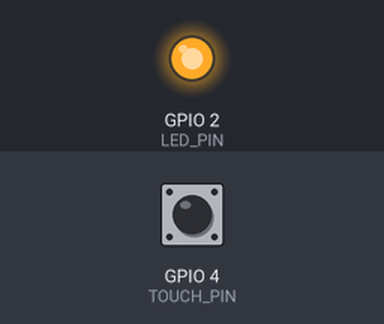
Recording of a sketch running on a simulated ESP32. Shown: output pins drawn as LEDs (lit = HIGH). The test bench sets the inputs (shaded band); at power-on: GPIO 4 (TOUCH_PIN) HIGH. What the sketch prints to the serial monitor is not drawn.

Above: at 0.1 s.
Timing chart, 0 to 1.6 s (numbered marks = the images above):
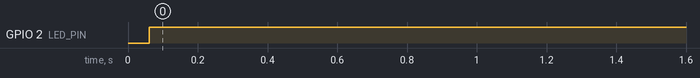

The sketch:

ex04.ino
```cpp
// 引脚定义
#define LED_PIN     2       // LED输出引脚
#define TOUCH_PIN   T0      // 触摸通道0，对应GPIO4

// 状态变量
bool ledState = false;      // LED自锁状态
bool lastTouch = false;     // 上一轮触摸状态
unsigned long debounceTime = 0; // 防抖计时
const unsigned long debounceDelay = 50; // 防抖间隔50ms
const int touchThreshold = 600; // 触摸阈值，数值越小越灵敏

void setup() {
  Serial.begin(115200);
  pinMode(LED_PIN, OUTPUT);
  digitalWrite(LED_PIN, ledState); // 初始LED熄灭
}

void loop() {
  // 读取触摸原始值
  int touchVal = touchRead(TOUCH_PIN);
  bool currentTouch = (touchVal < touchThreshold); // 低于阈值判定为触摸

  unsigned long now = millis();
  // 防抖判断：距离上次状态变化超过防抖延时才更新状态
  if (now - debounceTime > debounceDelay) {
    // 边缘检测：上一次未触摸，当前触摸 → 单次按下触发
    if (currentTouch == true && lastTouch == false) {
      ledState = !ledState; // 翻转LED状态
      digitalWrite(LED_PIN, ledState);
      Serial.print("触摸触发，LED状态切换：");
      Serial.println(ledState ? "亮" : "灭");
      debounceTime = now; // 更新防抖计时
    }
    // 更新历史触摸状态
    lastTouch = currentTouch;
  }

  // 打印调试信息（可选）
  Serial.print("触摸值：");
  Serial.print(touchVal);
  Serial.print(" | 当前触摸：");
  Serial.println(currentTouch ? "是" : "否");
  delay(20);
}
```

Measured:
- by itself, GPIO 2 (LED_PIN): LOW → HIGH at 0.06 s
